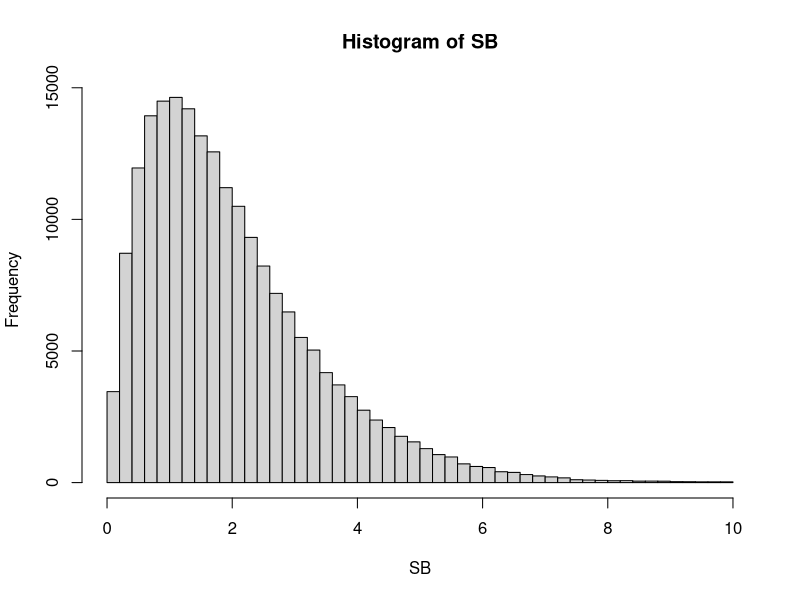
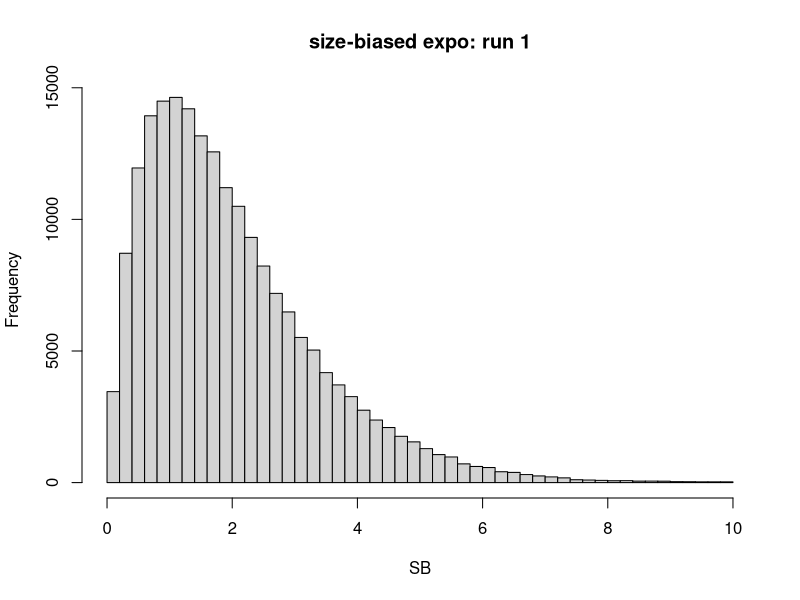
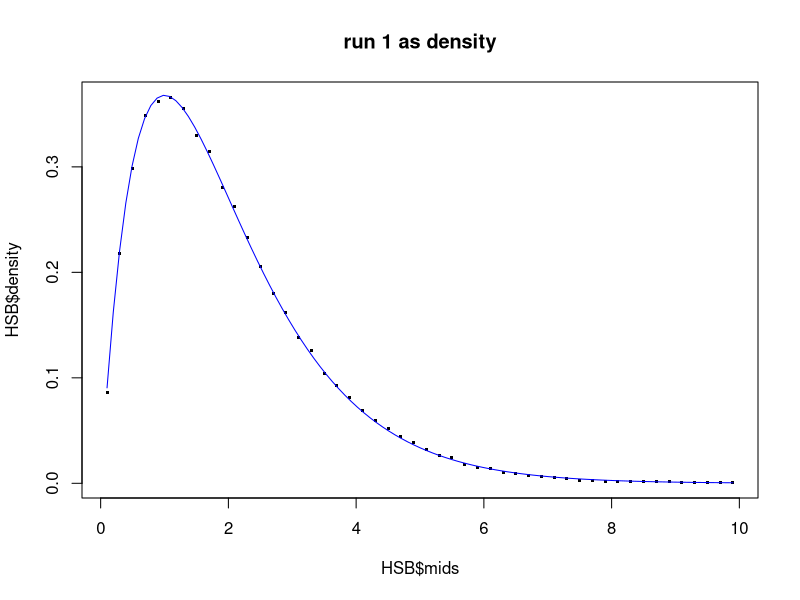
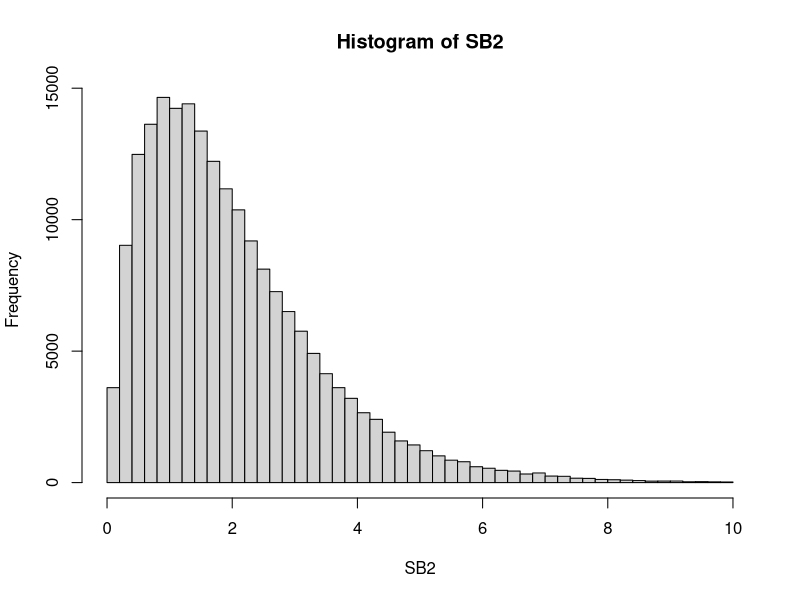
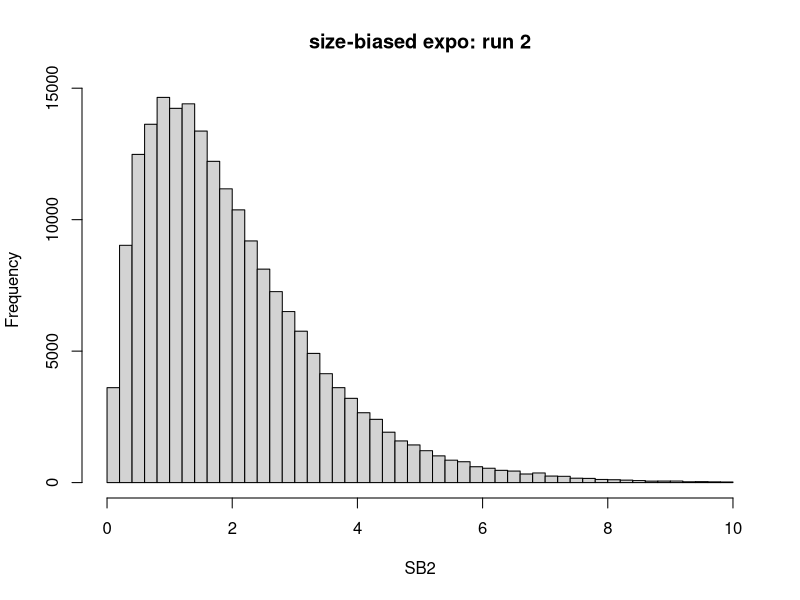
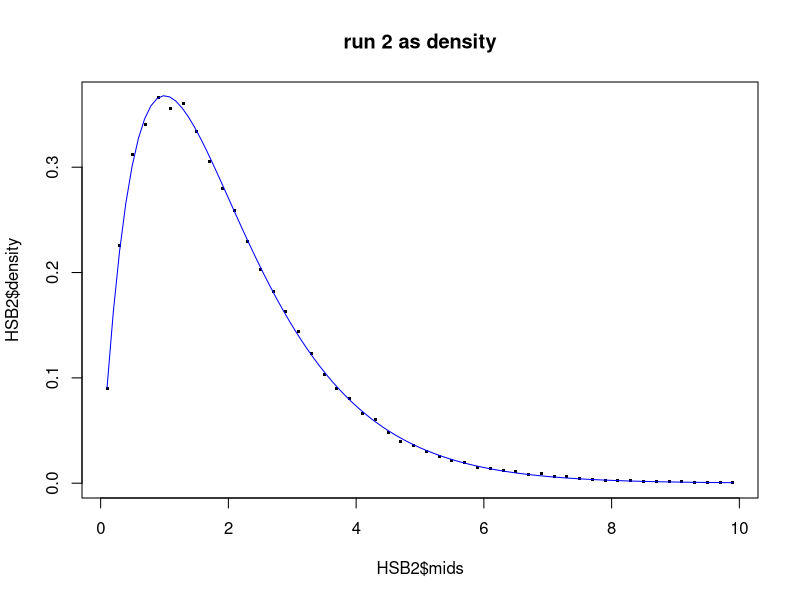
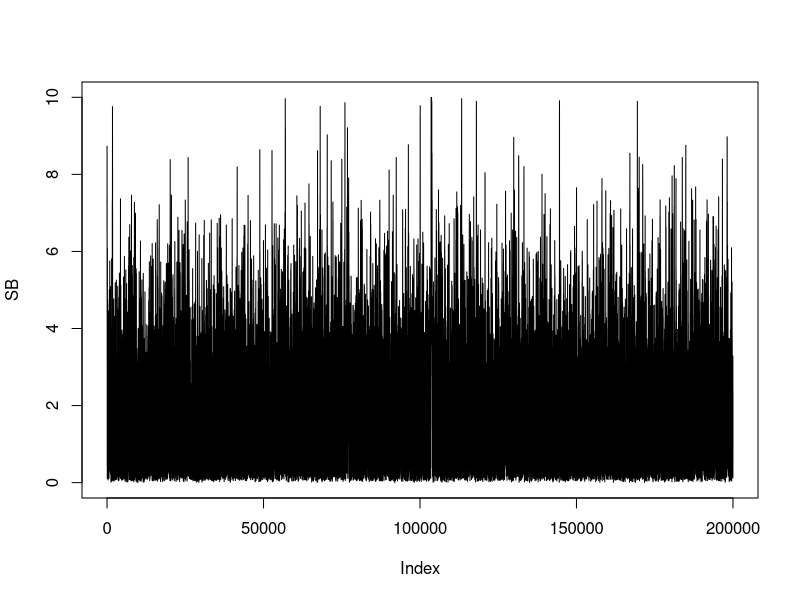
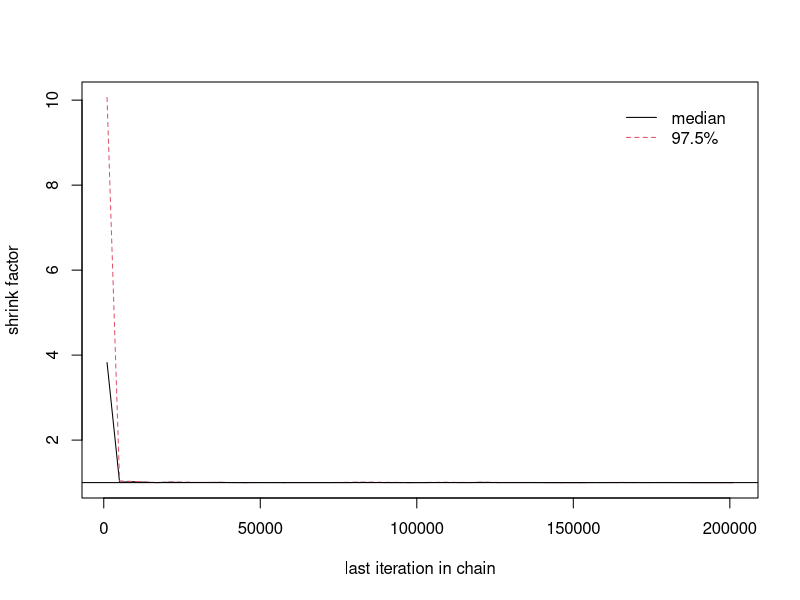

Generate these figures, in order, with R:
# Size-biased sampling via MCMC

Exponential<-function(dRate,x){
	return (dRate*exp(-dRate*x))
}

TruncatedNormal<-function(dMean,x){
  y<- -1
  while (y<0){y<-dnorm(x,dMean,1)}
  return (y)   # assume an SD of 1, and truncation at 0 for now
}

SizedBiasedMCMC<-function(Density, Param1,NoOfIts,StepSize,LowRange,HighRange){
	 #start somewhere
	 x<-runif(1,LowRange,HighRange)
	 Accepteds<-vector(mode="double",length=NoOfIts)
	 
	 # do the MCMC
	 for (i in 1:NoOfIts){
	 	
	 	# propose new x
	 	xprime<-x+runif(1,-StepSize,StepSize)
		if (xprime> HighRange)
			xprime<-HighRange-(xprime-HighRange) # this treats the edge of the range as a 'reflecting boundary'.
		if (xprime< LowRange)
			xprime<-LowRange-(xprime-LowRange) # this treats the edge of the range as a 'reflecting boundary'.

		# Calculate Hastings Ratio - the Q term will disappear
		Paccept<-min(1,(xprime*Density(Param1,xprime))/(x*Density(Param1,x)))
		#Paccept<-min(1,(Density(Param1,xprime))/(Density(Param1,x)))
		#cat("\n",paste(xprime,"  ",x,"  ",Density(Param1,xprime),"  ",Density(Param1,x)),"   ",Paccept)
		#cat(Paccept)
		#cat("\n")
		# move or not? 
		p<-runif(1)
		if (p<Paccept)
		{
			x<-xprime
		}
		# update the vector of states
		Accepteds[i]<-x
	 }
	return (Accepteds)
}

# try the following
SB<-SizedBiasedMCMC(Exponential,1,200000,1,0,10)
HSB<-hist(SB,breaks=50)
plot(HSB,main="size-biased expo: run 1")
plot(HSB$mids,HSB$density,pch='.',cex=3,main="run 1 as density")
curve(x*exp(-x),add=TRUE,col="blue")

SB2<-SizedBiasedMCMC(Exponential,1,200000,1,0,10)
HSB2<-hist(SB2,breaks=50)
plot(HSB2,main="size-biased expo: run 2")
plot(HSB2$mids,HSB2$density,pch='.',cex=3,,main="run 2 as density",)
curve(x*exp(-x),add=TRUE,col="blue")


# Gelman code
library("coda")

plot(SB,type="l")

# convert to mcmc objects, with a burn-in - the Gelman routine needs them as column vectors (each variable in a column)
# so we need to transpose them
#MCMC1<-mcmc(t(SB),start=1000)
#MCMC2<-mcmc(t(SB2),start=1000)
MCMC1<-mcmc(SB,start=1000)
MCMC2<-mcmc(SB2,start=1000)

# combine different mcmc chain objects to an mcmc list.
Combined<-mcmc.list(list(MCMC1,MCMC2))

# gelman functions are 
gelman.plot(Combined) # for plots
gelman.diag(Combined) # for diagnostic values
